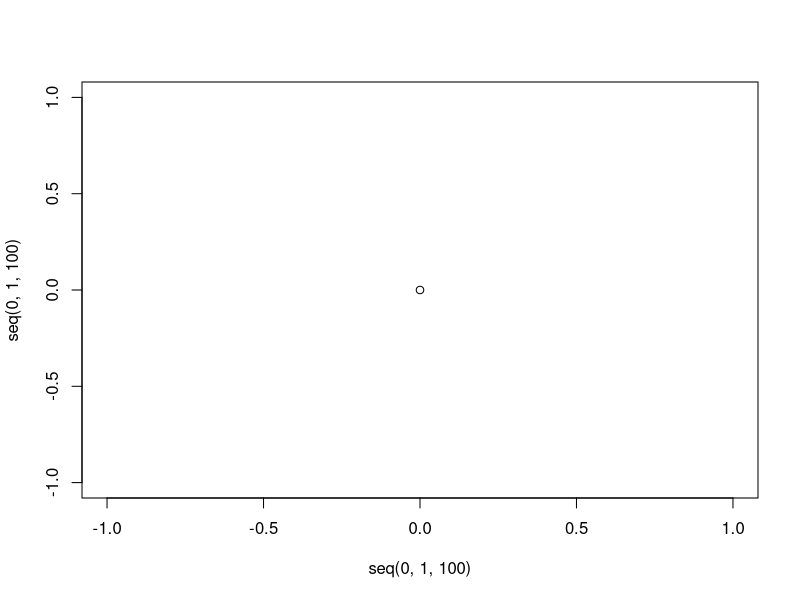
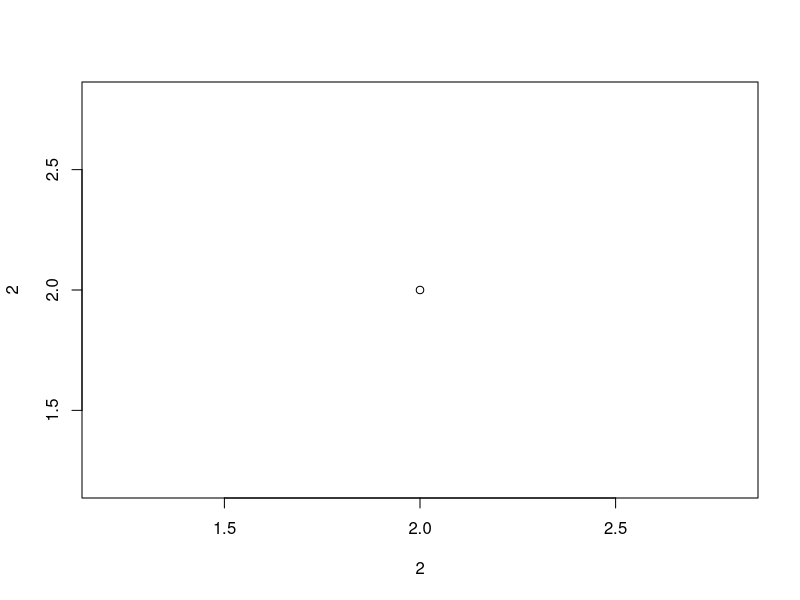

Generate these figures, in order, with R:
## ---- chunk 1
plot(seq(0,1,100), seq(0,1,100))


plot(2,2)
#Test
